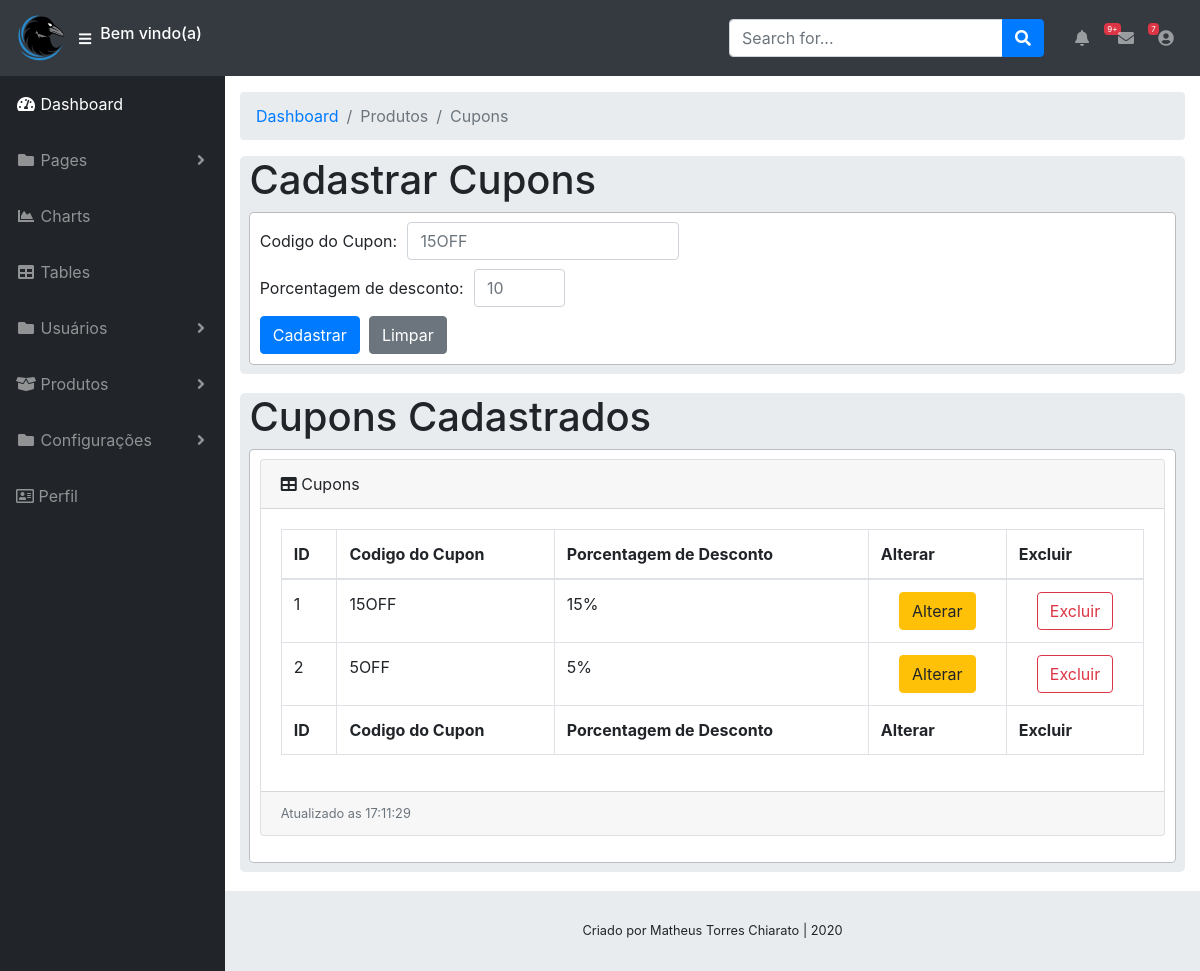
The app's page /view/dashboard/produto/cupons.php (signed in) with its own data.
### tables this page shows
CREATE TABLE IF NOT EXISTS `m4th_cup0n5` (
  `id` int(11) NOT NULL AUTO_INCREMENT,
  `codigo_cupon` varchar(30) NOT NULL,
  `porcentagem_desconto` int(11) NOT NULL,
  PRIMARY KEY (`id`),
  UNIQUE KEY `codigo_cupon` (`codigo_cupon`)
);

### dao/conexao/conexao.php (called while the page is built, shortened)
<?php
abstract class conexao
{
    public static function conect(){
        try{
            $db = mysqli_connect("localhost","root","","M4tH_D05_Pr0gR4m4");
        }catch (mysqli_sql_exception $ex){
            echo $ex->getMessage();
        }
        return $db;
    }
}

### dao/CRUDCupon/SELECT_Cupon.php (called while the page is built)
<?php
class SELECT_Cupon{
    public $conexao;
    public function ListCupons(){
        $query = "SELECT * FROM m4th_cup0n5 ORDER BY id ASC";
        $resultado = mysqli_query($this->conexao, $query);
        if($resultado != '0' || $resultado != null){
            return $resultado;
        }else{
            return '0';
        }
    }
}

### control/CRUDCupons/DisplayCRUDCupons.php (the view, shortened to what this page needs)
<?php
class DisplayCRUDCupons{
    public function Form_Cupons(){
        echo '
                <div class="modal-content" style="padding: 1%">
                    <form id="FormCupons" action="" method="post" autocomplete="off">
                        <input type="hidden" id="CuponID" name="CuponID">
                        <div class="form-inline">
                            <label for="CuponDescription" class="form-label-group">Codigo do Cupon:&numsp;</label>
                            <input type="text" class="form-control" id="CuponDescription" name="CuponDescription" maxlength="25" placeholder="15OFF" style="width: 30%;" required>
                        </div>
                        <div class="form-inline" style="margin-top: 1%">
                            <label for="CuponDiscount">Porcentagem de desconto:&numsp;</label>
                            <input type="number" class="form-control" id="CuponDiscount" name="CuponDiscount" placeholder="10" min="1" max="100" style="width: 10%" required>
                        </div>
                        <div class="form-inline" style="margin-top: 1%">
                            <button type="submit" form="FormCupons" class="btn btn-primary" id="submitCupons" name="submitCupons" style="margin-right: 1%">Cadastrar</button>
                            <button type="button" form="FormCupons" class="btn btn-warning" id="alterarCupons" name="alterarCupons" style="margin-right: 1%">Alterar</button>
                            <button type="reset" form="FormCupons" class="btn btn-secondary" id="resetCupons" name="resetCupons">Limpar</button>
                        </div>
                    </form>
                </div>
            ';
    }
    public  function List_Cupons(){
        include_once $_SERVER['DOCUMENT_ROOT'] . '/site/dao/conexao/conexao.php';
        include_once $_SERVER['DOCUMENT_ROOT'] . '/site/dao/CRUDCupon/SELECT_Cupon.php';
        $select = new SELECT_Cupon();
        $select->conexao = conexao::conect();
        $resultado = $select->ListCupons();
        if(isset($resultado) && $resultado != null && $resultado != '0'){
            echo '
                <div class="modal-content" style="padding: 1%">
                    <div class="card mb-3">
                    <div class="card-header">
                        <i class="fas fa-table"></i>
                        Cupons</div>
                    <div class="card-body">
                        <div class="table-responsive">
                            <table class="table table-bordered" id="User_data" width="100%" cellspacing="0">
                                <thead>
                                    <tr>
                                        <th>ID</th>
                                        <th>Codigo do Cupon</th>
                                        <th>Porcentagem de Desconto</th>
                                        <th>Alterar</th>
                                        <th>Excluir</th>
                                    </tr>
                                </thead>
                                <tfoot>
                                    <tr>
                                        <th>ID</th>
                                        <th>Codigo do Cupon</th>
                                        <th>Porcentagem de Desconto</th>
                                        <th>Alterar</th>
                                        <th>Excluir</th>
                                    </tr>
                                </tfoot>
                                <tbody>
                </div>
            ';
            $number = 0;
            foreach ($resultado as $resul) {
                $number ++;
                echo '
                    <tr id="User_row' . $number . '">
                        <td class="id_val">' . urldecode($resul['id']) . '</td>
                        <td class="cuponCode_val">' . urldecode($resul['codigo_cupon']) . '</td>
                        <td class="porcentagemDesconto_val">' . urldecode($resul['porcentagem_desconto']) . '%</td>
                        <td class="text-center"><button class="btn btn-warning" id="alterar" name="alterar" value="'. $number .'">Alterar</button></td>
                        <td class="text-center"><button class="btn btn-outline-danger" id="excluir" name="excluir" value="'. $number .'">Excluir</button></td>
                    </tr>
                ';
            }
            echo '
                </tbody></table>
                        </div>
                    </div>
                    <div class="card-footer small text-muted">Atualizado as ' . date("H:i:s") . '</div>
                </div>
            ';
        }else{
            echo '<tr><td>Nenhum Cupom Cadastrado</td></tr>';
        }
    }
}

### records on screen
m4th_cup0n5: id "1", codigo_cupon "15OFF", porcentagem_desconto "15"
m4th_cup0n5: id "2", codigo_cupon "5OFF", porcentagem_desconto "5"

### other values on screen
$title "Cupons"
